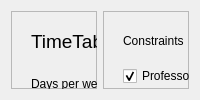
         <widget class="QWidget" name="options_tab">
          <attribute name="icon">
           <iconset>
            <normaloff>icons/settings.png</normaloff>icons/settings.png</iconset>
          </attribute>
          <attribute name="title">
           <string>Options</string>
          </attribute>
          <layout class="QHBoxLayout" name="horizontalLayout_10">
           <item>
            <widget class="QFrame" name="timetable_options_frame">
             <property name="frameShape">
              <enum>QFrame::StyledPanel</enum>
             </property>
             <property name="frameShadow">
              <enum>QFrame::Raised</enum>
             </property>
             <widget class="QLabel" name="timetable_label">
              <property name="geometry">
               <rect>
                <x>20</x>
                <y>20</y>
                <width>121</width>
                <height>21</height>
               </rect>
              </property>
              <property name="font">
               <font>
                <pointsize>14</pointsize>
               </font>
              </property>
              <property name="text">
               <string>TimeTable</string>
              </property>
             </widget>
             <widget class="QLabel" name="days_per_week_label">
              <property name="geometry">
               <rect>
                <x>20</x>
                <y>60</y>
                <width>150</width>
                <height>25</height>
               </rect>
              </property>
              <property name="text">
               <string>Days per week</string>
              </property>
             </widget>
             <widget class="QLabel" name="slots_perday_label">
              <property name="geometry">
               <rect>
                <x>20</x>
                <y>140</y>
                <width>161</width>
                <height>25</height>
               </rect>
              </property>
              <property name="text">
               <string>Time slots per day</string>
              </property>
             </widget>
             <widget class="QSpinBox" name="days_per_week_spinBox">
              <property name="geometry">
               <rect>
                <x>180</x>
                <y>60</y>
                <width>105</width>
                <height>25</height>
               </rect>
              </property>
              <property name="alignment">
               <set>Qt::AlignCenter</set>
              </property>
              <property name="minimum">
               <number>1</number>
              </property>
              <property name="maximum">
               <number>7</number>
              </property>
              <property name="value">
               <number>5</number>
              </property>
             </widget>
             <widget class="QSpinBox" name="slots_perday_spinBox">
              <property name="geometry">
               <rect>
                <x>180</x>
                <y>140</y>
                <width>105</width>
                <height>25</height>
               </rect>
              </property>
              <property name="alignment">
               <set>Qt::AlignCenter</set>
              </property>
              <property name="minimum">
               <number>1</number>
              </property>
              <property name="maximum">
               <number>8</number>
              </property>
              <property name="value">
               <number>6</number>
              </property>
             </widget>
             <widget class="QLabel" name="starting_day_label">
              <property name="geometry">
               <rect>
                <x>20</x>
                <y>100</y>
                <width>120</width>
                <height>25</height>
               </rect>
              </property>
              <property name="text">
               <string>Starting day</string>
              </property>
             </widget>
             <widget class="QComboBox" name="starting_day_comboBox">
              <property name="geometry">
               <rect>
                <x>180</x>
                <y>100</y>
                <width>105</width>
                <height>25</height>
               </rect>
              </property>
              <property name="layoutDirection">
               <enum>Qt::LeftToRight</enum>
              </property>
              <item>
               <property name="text">
                <string>Sunday</string>
               </property>
              </item>
              <item>
               <property name="text">
                <string>Monday</string>
               </property>
              </item>
              <item>
               <property name="text">
                <string>Tuesday</string>
               </property>
              </item>
              <item>
               <property name="text">
                <string>Wednesday</string>
               </property>
              </item>
              <item>
               <property name="text">
                <string>Thursday</string>
               </property>
              </item>
              <item>
               <property name="text">
                <string>Saturday</string>
               </property>
              </item>
             </widget>
             <widget class="QLabel" name="slot_duration_label">
              <property name="geometry">
               <rect>
                <x>20</x>
                <y>180</y>
                <width>150</width>
                <height>25</height>
               </rect>
              </property>
              <property name="text">
               <string>Slot duration</string>
              </property>
             </widget>
             <widget class="QLineEdit" name="slot_duration_lineEdit">
              <property name="geometry">
               <rect>
                <x>180</x>
                <y>180</y>
                <width>105</width>
                <height>25</height>
               </rect>
              </property>
              <property name="text">
               <string>60</string>
              </property>
              <property name="alignment">
               <set>Qt::AlignCenter</set>
              </property>
             </widget>
             <widget class="QLabel" name="mins_label">
              <property name="geometry">
               <rect>
                <x>290</x>
                <y>183</y>
                <width>71</width>
                <height>20</height>
               </rect>
              </property>
              <property name="text">
               <string>Mins</string>
              </property>
             </widget>
            </widget>
           </item>
           <item>
            <widget class="QFrame" name="Constraints">
             <property name="frameShape">
              <enum>QFrame::StyledPanel</enum>
             </property>
             <property name="frameShadow">
              <enum>QFrame::Raised</enum>
             </property>
             <widget class="QLabel" name="constraints_label">
              <property name="geometry">
               <rect>
                <x>20</x>
                <y>20</y>
                <width>201</width>
                <height>20</height>
               </rect>
              </property>
              <property name="sizePolicy">
               <sizepolicy hsizetype="Minimum" vsizetype="Minimum">
                <horstretch>0</horstretch>
                <verstretch>0</verstretch>
               </sizepolicy>
              </property>
              <property name="text">
               <string>Constraints</string>
              </property>
             </widget>
             <widget class="QCheckBox" name="studentavailability_checkBox">
              <property name="geometry">
               <rect>
                <x>20</x>
                <y>80</y>
                <width>291</width>
                <height>20</height>
               </rect>
              </property>
              <property name="toolTip">
               <string>Student can only attend one session at a time </string>
              </property>
              <property name="text">
               <string>Student Availability</string>
              </property>
              <property name="checked">
               <bool>true</bool>
              </property>
             </widget>
             <widget class="QCheckBox" name="professoravailability_checkBox">
              <property name="geometry">
               <rect>
                <x>20</x>
                <y>55</y>
                <width>231</width>
                <height>20</height>
               </rect>
              </property>
              <property name="toolTip">
               <string>Professor can only teach one session at a time</string>
              </property>
              <property name="text">
               <string>Professor Availability</string>
              </property>
              <property name="checked">
               <bool>true</bool>
              </property>
              <property name="tristate">
               <bool>false</bool>
              </property>
             </widget>
             <widget class="QCheckBox" name="roomavailability_checkBox">
              <property name="geometry">
               <rect>
                <x>20</x>
                <y>105</y>
                <width>311</width>
                <height>20</height>
               </rect>
              </property>
              <property name="toolTip">
               <string>Room can host only one session at a time</string>
              </property>
              <property name="text">
               <string>Room Availability</string>
              </property>
              <property name="checked">
               <bool>true</bool>
              </property>
             </widget>
             <widget class="QCheckBox" name="threeconsecutivemaxsessions_checkBox">
              <property name="geometry">
               <rect>
                <x>20</x>
                <y>130</y>
                <width>331</width>
                <height>20</height>
               </rect>
              </property>
              <property name="toolTip">
               <string>Professors and students can at most have 3 consecutive sessions</string>
              </property>
              <property name="text">
               <string>Three Consecutive Max Sessions</string>
              </property>
             </widget>
             <widget class="QCheckBox" name="twocourderdaymax_checkBox">
              <property name="geometry">
               <rect>
                <x>20</x>
                <y>155</y>
                <width>261</width>
                <height>20</height>
               </rect>
              </property>
              <property name="toolTip">
               <string>For each section there will be at most 2 lectures daily</string>
              </property>
              <property name="text">
               <string>Two Cour Per Day Max</string>
              </property>
             </widget>
             <widget class="QCheckBox" name="uniquesessiondaily_checkBox">
              <property name="geometry">
               <rect>
                <x>20</x>
                <y>180</y>
                <width>271</width>
                <height>20</height>
               </rect>
              </property>
              <property name="toolTip">
               <string>if a session repeats multiple times a week make sure it's not on the same day</string>
              </property>
              <property name="text">
               <string>Unique Session Daily</string>
              </property>
             </widget>
            </widget>
           </item>
          </layout>
         </widget>
